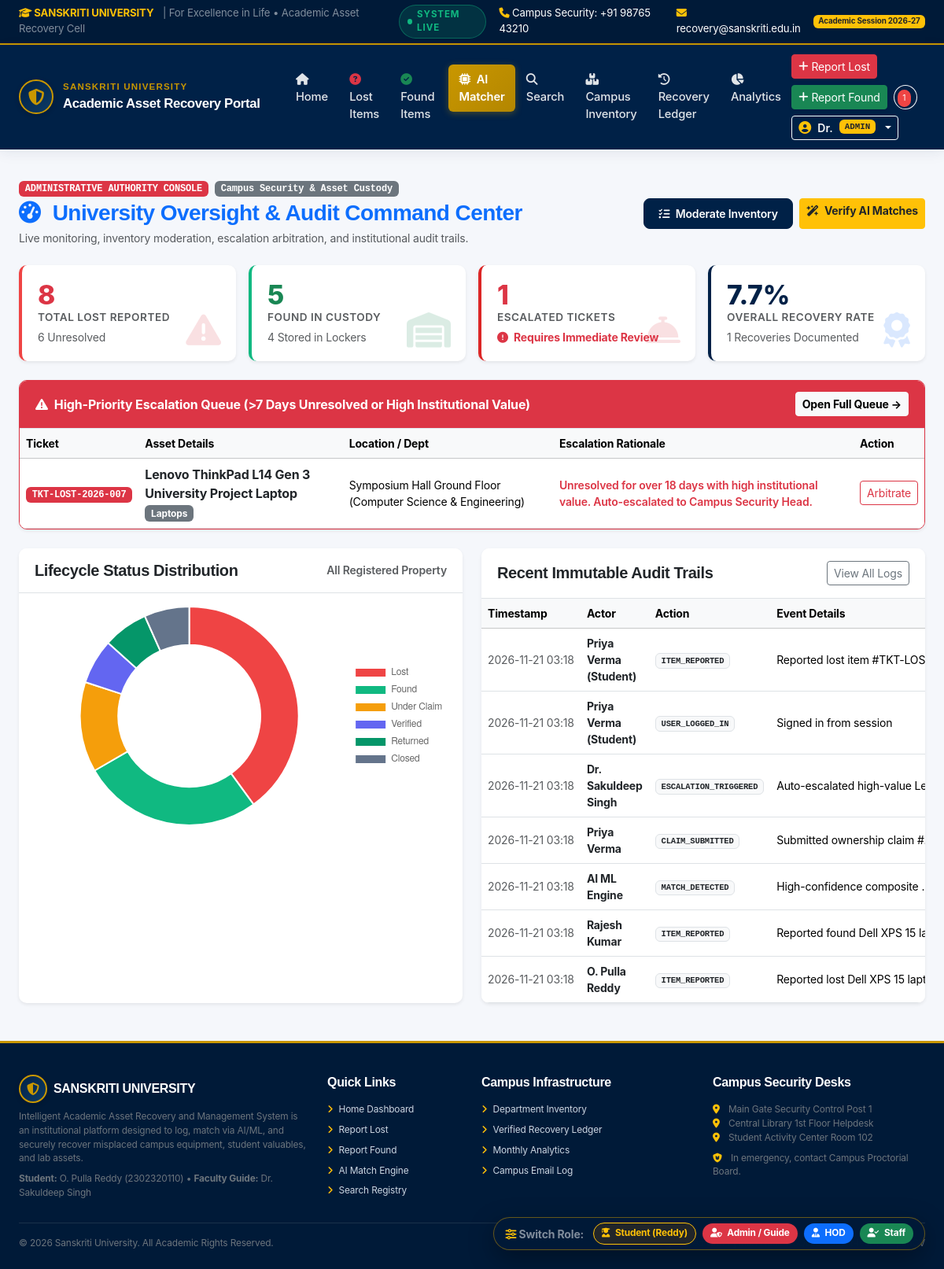
The app's page /admin/dashboard (signed in), older data.
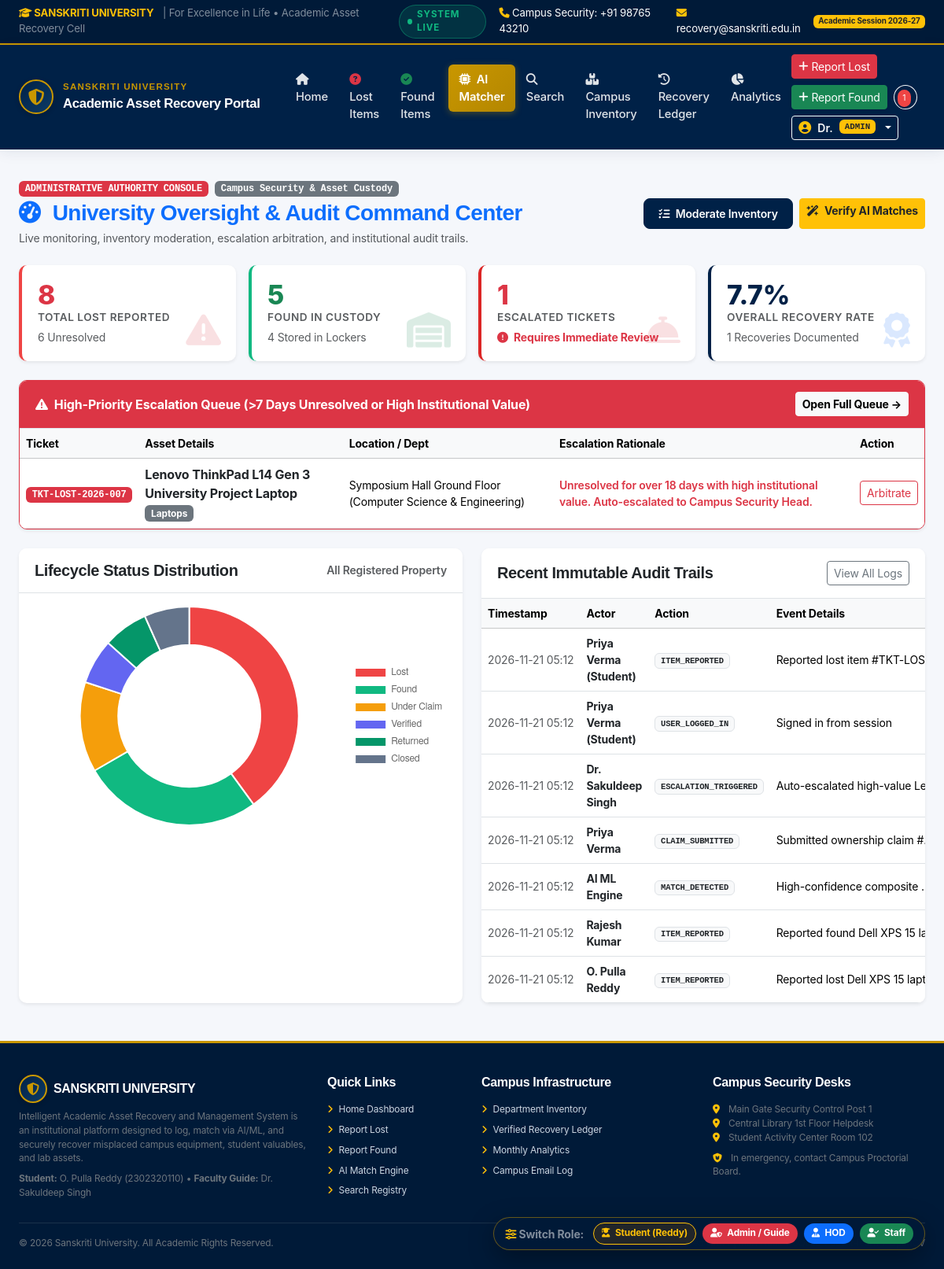
The same page, newer data.
### tables this page shows
CREATE TABLE audit_logs (
        id INTEGER PRIMARY KEY AUTOINCREMENT,
        user_id INTEGER,
        user_name TEXT,
        action TEXT NOT NULL,
        target_type TEXT NOT NULL,
        target_id INTEGER,
        details TEXT,
        timestamp TIMESTAMP DEFAULT CURRENT_TIMESTAMP,
        FOREIGN KEY (user_id) REFERENCES users (id) ON DELETE SET NULL
    );

### app.py (the view)
@app.route('/admin/dashboard')
@login_required
@role_required('admin', 'staff', 'dept_head')
def admin_dashboard():
    stats = get_system_stats()
    escalated_items = database.query_db("SELECT * FROM items WHERE escalated = 1 ORDER BY id DESC")
    recent_logs = database.query_db("SELECT * FROM audit_logs ORDER BY id DESC LIMIT 10")
    return render_template('admin/dashboard.html', stats=stats, escalated_items=escalated_items, recent_logs=recent_logs)

### app.py (called while the page is built)
@app.template_filter('format_dt')
def format_dt(value, fmt='%Y-%m-%d %H:%M'):
    if not value:
        return 'N/A'
    if isinstance(value, datetime):
        return value.strftime(fmt)
    return str(value)[:16]

@app.context_processor
def inject_global_template_data():
    user = get_current_user()
    unread_count = 0
    if user:
        row = database.query_db("SELECT COUNT(*) as c FROM notifications WHERE user_id = ? AND is_read = 0", (user['id'],), one=True)
        unread_count = row['c'] if row else 0
    return {
        'current_user': user,
        'unread_notifs_count': unread_count,
        'now_year': datetime.now().year
    }

### auth_helper.py (called while the page is built)
def get_current_user():
    if 'user_id' not in session:
        return None
    user = database.query_db("SELECT * FROM users WHERE id = ?", (session['user_id'],), one=True)
    return user

def login_required(f):
    @wraps(f)
    def decorated_function(*args, **kwargs):
        if 'user_id' not in session:
            flash("Please sign in with your university account to access this page.", "warning")
            return redirect(url_for('login', next=request.url))
        return f(*args, **kwargs)
    return decorated_function

### templates/admin/dashboard.html (shortened to what the changed rows need)
{% extends 'base.html' %}
{% block content %}
<div class="container-fluid px-4">
    {% if escalated_items %}
    <div class="card border-danger mb-4 shadow-sm" style="background-color: #fff8f8;">
        <div class="card-body p-0">
            <div class="table-responsive">
                <table class="table table-hover align-middle mb-0">
                    <thead class="table-light small">
                        <tr>
                            <th>Ticket</th>
                            <th>Asset Details</th>
                            <th>Location / Dept</th>
                            <th>Escalation Rationale</th>
                            <th>Action</th>
                        </tr>
                    </thead>
                </table>
            </div>
        </div>
    </div>
    {% endif %}
    <div class="row g-4 mb-4">
        <div class="col-lg-6">
            <div class="card shadow-sm border-0 h-100">
                <div class="card-body p-0">
                    <div class="table-responsive">
                        <table class="table table-hover align-middle mb-0 small">
                            <thead class="table-light">
                                <tr>
                                    <th>Timestamp</th>
                                    <th>Actor</th>
                                    <th>Action</th>
                                    <th>Event Details</th>
                                </tr>
                            </thead>
                            <tbody>
                                {% for log in recent_logs %}
                                <tr>
                                    <td class="text-muted text-nowrap">{{ log.timestamp | format_dt }}</td>
                                    <td class="fw-bold text-dark">{{ log.user_name }}</td>
                                    <td><span class="badge bg-light text-dark border font-monospace">{{ log.action }}</span></td>
                                    <td class="text-truncate" style="max-width: 220px;" title="{{ log.details }}">{{ log.details }}</td>
                                </tr>
                                {% else %}
                                <tr>
                                    <td colspan="4" class="text-center py-4 text-muted">No audit logs recorded yet.</td>
                                </tr>
                                {% endfor %}
                            </tbody>
                        </table>
                    </div>
                </div>
            </div>
        </div>
    </div>
</div>
{% endblock %}
{% block extra_js %}
<script>
document.addEventListener('DOMContentLoaded', function() {
    const statsPayload = {
        statuses: {
            labels: ['Lost', 'Found', 'Under Claim', 'Verified', 'Returned', 'Closed'],
            counts: [
                {{ stats.active_lost }},
                {{ stats.active_found }},
                {{ stats.under_claim_count or 1 }},
                {{ stats.verified_count or 1 }},
                {{ stats.recovered_count }},
                {{ stats.closed_count or 1 }}
            ]
        }
    };
    initReportsCharts(statsPayload);
});
</script>
{% endblock %}

Row changes from the older to the newer data that the page shows:
changed audit_logs "Reported lost item #TKT-LOS…": timestamp "2026-11-21 03:18" → "2026-11-21 05:12"
changed audit_logs "Signed in from session": timestamp "2026-11-21 03:18" → "2026-11-21 05:12"
changed audit_logs "Dr. Sakuldeep Singh": timestamp "2026-11-21 03:18" → "2026-11-21 05:12"
changed audit_logs "Priya Verma": timestamp "2026-11-21 03:18" → "2026-11-21 05:12"
changed audit_logs "AI ML Engine": timestamp "2026-11-21 03:18" → "2026-11-21 05:12"
changed audit_logs "Rajesh Kumar": timestamp "2026-11-21 03:18" → "2026-11-21 05:12"
changed audit_logs "O. Pulla Reddy": timestamp "2026-11-21 03:18" → "2026-11-21 05:12"
